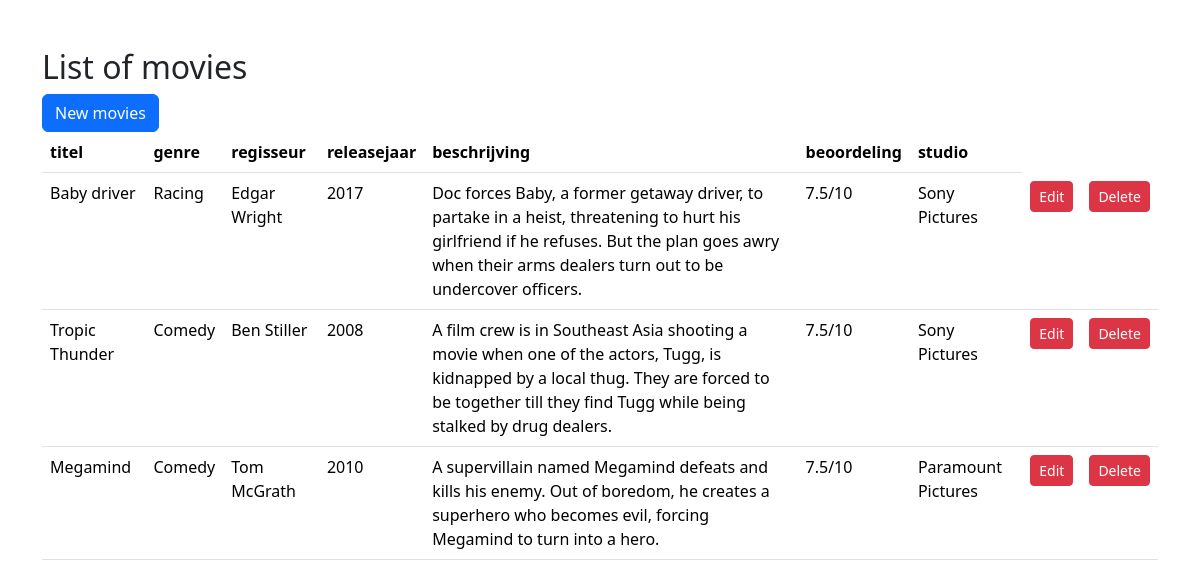
The page / on the database its author committed.
### tables this page shows
CREATE TABLE `films` (
  `id` int(11) UNSIGNED NOT NULL,
  `titel` varchar(255) NOT NULL,
  `genre` varchar(255) NOT NULL,
  `regisseur` varchar(255) NOT NULL,
  `releasejaar` varchar(255) NOT NULL,
  `beschrijving` varchar(255) NOT NULL,
  `beoordeling` varchar(20) NOT NULL,
  `studio` varchar(255) NOT NULL
);

### function.php (called while the page is built)
<?php
require_once 'db-con.php';
function display_data(){
    global $con;
    $query = "SELECT * FROM films";
    $result = mysqli_query($con,$query);
    return $result;
}
?>

### index.php (the view, shortened to what this page needs)
<!DOCTYPE html>
<html lang="en">
<head>
</head>
<body>
  <div class="container my-5">
<h2>List of movies</h2>
<a class="btn btn-primary" href="/Movie-website-V2/create.php"   role="button">New movies</a>
<br>
<table class="table">
<thead>
  <tr>
    <th>titel</th>
    <th>genre</th>
    <th>regisseur</th>
    <th>releasejaar</th>
    <th>beschrijving</th>
    <th>beoordeling</th>
    <th>studio</th>
</tr>
</thead>
<tbody>
  <?php
require_once 'db-con.php';
require_once 'function.php';
$result= display_data()
 ?>
 <tr>
<?php
while($row = mysqli_fetch_assoc($result)){
  ?>
  <td><?php echo $row ['titel'];?></td>
  <td><?php echo $row ['genre'];?></td>
  <td><?php echo $row ['regisseur'];?></td>
  <td><?php echo $row ['releasejaar'];?></td>
  <td><?php echo $row ['beschrijving'];?></td>
  <td><?php echo $row ['beoordeling'];?></td>
  <td><?php echo $row ['studio'];?></td>
  <td><a href="edit.php?id=<?php echo $row['id']?>"class='btn btn-danger btn-sm'>Edit</a></td>
  <td><a href="delete.php?id=<?php echo $row['id']?>"class='btn btn-danger btn-sm' >Delete</a></td>
</tr>
<?php
 }
?>
</table>
</div>
</body>
</html>

### rows shown on the page
films: titel "Baby driver", genre "Racing", regisseur "Edgar Wright", releasejaar "2017", beschrijving "Doc forces Baby, a former getaway driver, to partake in a heist, threatening to hurt his girlfriend if he refuses. But the plan goes awry when their arms dealers turn out to be undercover officers.", beoordeling "7.5/10", studio "Sony Pictures"
films: titel "Tropic Thunder", genre "Comedy", regisseur "Ben Stiller", releasejaar "2008", beschrijving "A film crew is in Southeast Asia shooting a movie when one of the actors, Tugg, is kidnapped by a local thug. They are forced to be together till they find Tugg while being stalked by drug dealers.", beoordeling "7.5/10", studio "Sony Pictures"
films: titel "Megamind", genre "Comedy", regisseur "Tom McGrath", releasejaar "2010", beschrijving "A supervillain named Megamind defeats and kills his enemy. Out of boredom, he creates a superhero who becomes evil, forcing Megamind to turn into a hero.", beoordeling "7.5/10", studio "Paramount Pictures"
